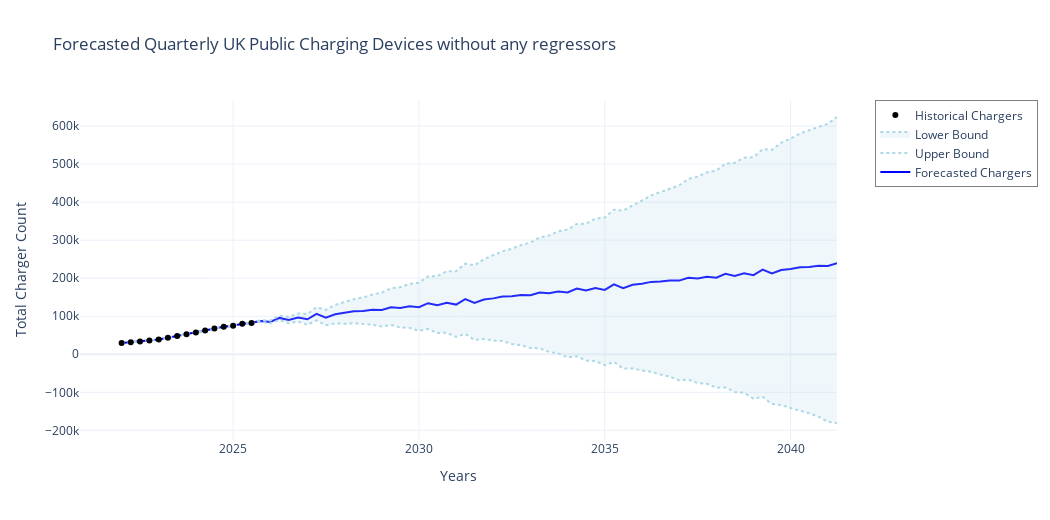

Notebook cell for this chart:
### Markdown cell above
# Baseline Charger Infrastructure Forecast

### Code cell
import pandas as pd
from prophet import Prophet
import plotly.graph_objects as go

warnings.filterwarnings("ignore", category=UserWarning, module="tqdm")

df = pd.read_csv('Quarterly_Charging_Devices.csv')

def quarter_to_date(q_str):
    if 'Q' in q_str:
        year_part, quarter_part = q_str.replace(" ", "").split("Q")
        month = {'1': '01', '2': '04', '3': '07', '4': '10'}.get(quarter_part, '01')
        return pd.to_datetime(f"{year_part}-{month}-01")
    else:
        return pd.NaT

df['ds'] = df['Quarter'].apply(quarter_to_date)
df['y'] = df['Total Charging Devices']
df = df[['ds', 'y']]

model = Prophet()
model.fit(df)

future = model.make_future_dataframe(periods=64, freq='QE')
forecast = model.predict(future)

forecast['ds'] = forecast['ds'].dt.to_period('Q').dt.start_time
df['ds'] = df['ds'].dt.to_period('Q').dt.start_time

fig = go.Figure()

fig.add_trace(go.Scatter(
    x=forecast['ds'],
    y=forecast['yhat'],
    name='Forecasted Chargers',
    line=dict(color='blue')
))

fig.add_trace(go.Scatter(
    x=forecast['ds'],
    y=forecast['yhat_upper'],
    name='Upper Bound',
    line=dict(dash='dot', color='lightblue'),
    showlegend=True
))

fig.add_trace(go.Scatter(
    x=forecast['ds'],
    y=forecast['yhat_lower'],
    name='Lower Bound',
    line=dict(dash='dot', color='lightblue'),
    fill='tonexty',
    fillcolor='rgba(173, 216, 230, 0.2)',
    showlegend=True
))

fig.add_trace(go.Scatter(
    x=df['ds'],
    y=df['y'],
    mode='markers',
    name='Historical Chargers',
    marker=dict(color='black')
))

fig.update_layout(
    title='Forecasted Quarterly UK Public Charging Devices without any regressors',
    xaxis_title='Years',
    yaxis_title='Total Charger Count',
    template='plotly_white',
    width=1050,
    height=520,
    legend=dict(
        x=1.05,
        y=1,
        bordercolor='black',
        borderwidth=0.5
    )
)

fig.show()
